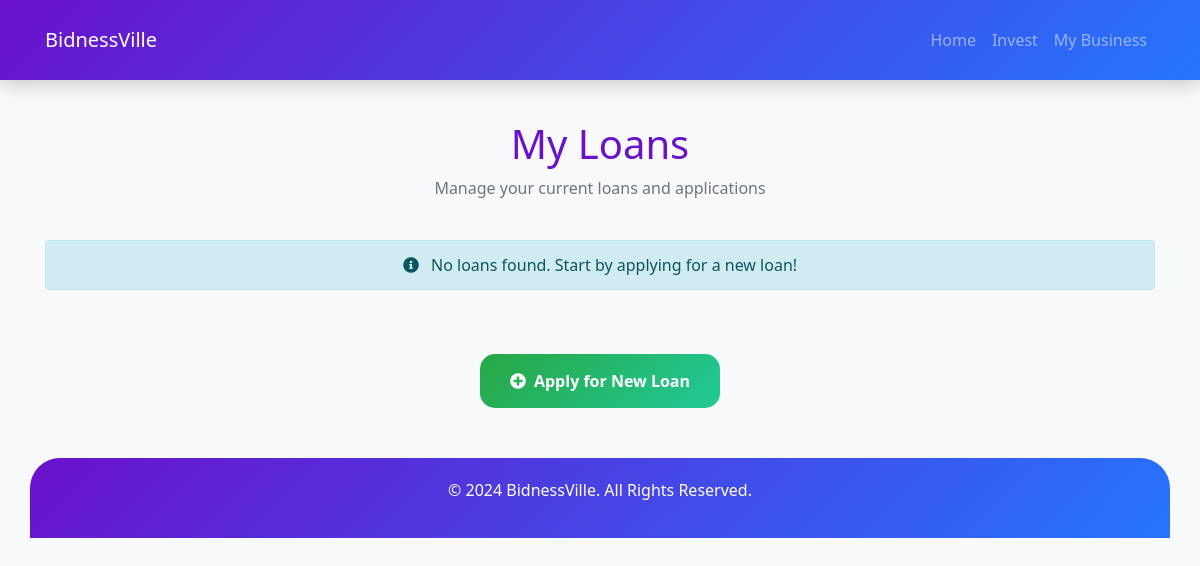
The app's page /business/1/loans/ (signed in), older data.
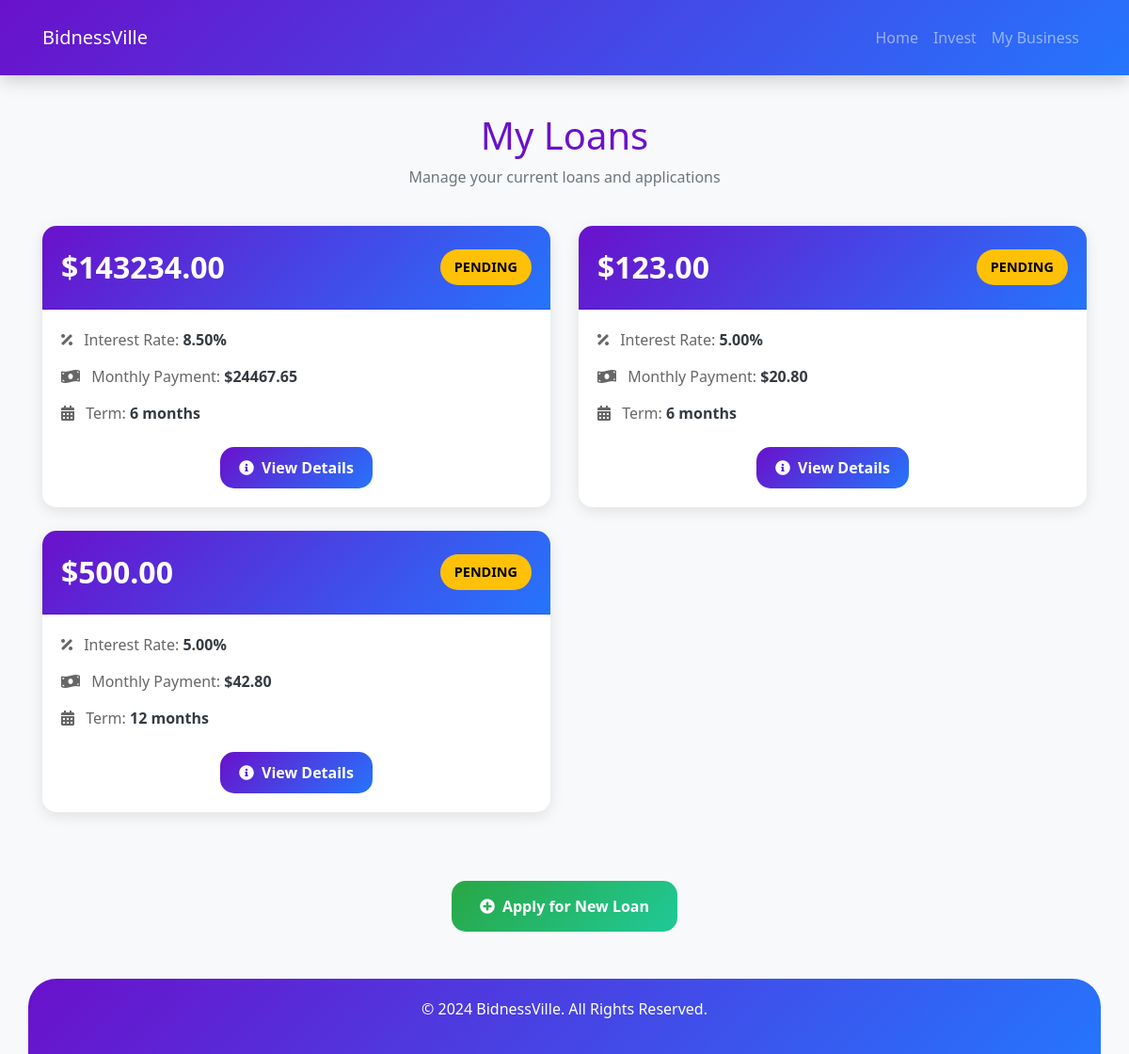
The same page, newer data.
### capitalminded/models.py (models this page shows, shortened)
class MicroLoan(models.Model):
    LOAN_STATUS_CHOICES = [
        ('PENDING', 'Pending'),
        ('APPROVED', 'Approved'),
        ('REJECTED', 'Rejected'),
        ('ACTIVE', 'Active'),
        ('PAID', 'Paid'),
    ]
    business = models.ForeignKey('BusinessRegistration', on_delete=models.CASCADE)
    amount_requested = models.DecimalField(max_digits=10, decimal_places=2)
    interest_rate = models.DecimalField(max_digits=5, decimal_places=2)
    term_months = models.IntegerField()
    purpose = models.TextField()
    status = models.CharField(max_length=20, choices=LOAN_STATUS_CHOICES, default='PENDING')
    application_date = models.DateTimeField(auto_now_add=True)
    approval_date = models.DateTimeField(null=True, blank=True)
    monthly_payment = models.DecimalField(max_digits=10, decimal_places=2, null=True, blank=True)
    start_date = models.DateField(auto_now_add=True)
    end_date = models.DateField(null=True, blank=True)
    next_payment_date = models.DateField(null=True, blank=True)
    total_payments_made = models.DecimalField(max_digits=10, decimal_places=2, default=0)
    remaining_balance = models.DecimalField(max_digits=10, decimal_places=2, null=True, blank=True)
    payment_frequency = models.CharField(max_length=20, choices=[
        ('MONTHLY', 'Monthly'),
        ('BI_WEEKLY', 'Bi-Weekly'),
        ('WEEKLY', 'Weekly')
    ], default='MONTHLY')
    performance_score = models.IntegerField(default=100)
    principal_paid = models.DecimalField(max_digits=10, decimal_places=2, default=0)
    interest_paid = models.DecimalField(max_digits=10, decimal_places=2, default=0)

### capitalminded/views.py (the view)
# urls.py: path('business/<int:business_id>/loans/', views.my_loans, name='my_loans'),
@login_required
def my_loans(request, business_id):
    business = get_object_or_404(BusinessRegistration, id=business_id)
    loans = MicroLoan.objects.filter(business=business)
    return render(request, 'my_loans.html', {'loans': loans, 'business': business})

### templates/my_loans.html (shortened to what this page needs)
{% load static %}
<!DOCTYPE html>
<html lang="en">
<head>
    <link href="https://stackpath.bootstrapcdn.com/bootstrap/4.5.2/css/bootstrap.min.css" rel="stylesheet">
    <link href="https://cdnjs.cloudflare.com/ajax/libs/font-awesome/5.15.4/css/all.min.css" rel="stylesheet">
</head>
<body>
    <nav class="navbar navbar-expand-lg navbar-dark">
        <div class="container">
            <a class="navbar-brand" href="#">BidnessVille</a>
            <div class="collapse navbar-collapse" id="navbarNav">
                <ul class="navbar-nav ml-auto">
                    <li class="nav-item">
                        <a class="nav-link" href="{% url 'dashboard' %}">Home</a>
                    </li>
                    <li class="nav-item">
                        <a class="nav-link" href="#">Invest</a>
                    </li>
                    <li class="nav-item">
                        <a class="nav-link" href="#">My Business</a>
                    </li>
                </ul>
            </div>
        </div>
    </nav>
    <div class="container">
        <div class="page-header">
            <h1>My Loans</h1>
            <p class="text-muted">Manage your current loans and applications</p>
        </div>
        <div class="row">
            {% for loan in loans %}
            <div class="col-md-6">
                <div class="card loan-card">
                    <div class="card-header">
                        <div class="d-flex justify-content-between align-items-center">
                            <div class="loan-amount">${{ loan.amount_requested }}</div>
                            <span class="status-badge status-{{ loan.status|lower }}">{{ loan.status }}</span>
                        </div>
                    </div>
                    <div class="card-body loan-details">
                        <div class="detail-item">
                            <i class="fas fa-percentage mr-2"></i>
                            Interest Rate: <span class="detail-value">{{ loan.interest_rate }}%</span>
                        </div>
                        <div class="detail-item">
                            <i class="fas fa-money-bill-wave mr-2"></i>
                            Monthly Payment: <span class="detail-value">${{ loan.monthly_payment }}</span>
                        </div>
                        <div class="detail-item">
                            <i class="fas fa-calendar-alt mr-2"></i>
                            Term: <span class="detail-value">{{ loan.term_months }} months</span>
                        </div>
                        <div class="text-center mt-4">
                            <a href="{% url 'loan_status' loan.id %}" class="btn btn-custom">
                                <i class="fas fa-info-circle mr-2"></i>View Details
                            </a>
                        </div>
                    </div>
                </div>
            </div>
            {% empty %}
            <div class="col-12 text-center">
                <div class="alert alert-info">
                    <i class="fas fa-info-circle mr-2"></i>
                    No loans found. Start by applying for a new loan!
                </div>
            </div>
            {% endfor %}
        </div>
        <div class="text-center mt-5">
            <a href="{% url 'apply_loan' business.id %}" class=" btn btn-apply">
                <i class="fas fa-plus-circle mr-2"></i>Apply for New Loan
            </a>
        </div>
    </div>
    <footer class="container">
        <p>&copy; 2024 BidnessVille. All Rights Reserved.</p>
    </footer>
</body>
</html>

### templates/my_loans.html (style rules this page uses)
body { background-color: #f8f9fa; color: #343a40; font-family: 'Segoe UI', Tahoma, Geneva, Verdana, sans-serif; }
.navbar { background: linear-gradient(135deg, #6a11cb, #2575fc); padding: 20px 0; box-shadow: 0 4px 20px rgba(0, 0, 0, 0.2); }
.page-header { text-align: center; margin: 40px 0; color: #6a11cb; }
.loan-card { border: none; border-radius: 15px; transition: transform 0.3s, box-shadow 0.3s; background: white; margin-bottom: 25px; box-shadow: 0 4px 15px rgba(0, 0, 0, 0.1); }
.loan-card .card-header { background: linear-gradient(135deg, #6a11cb, #2575fc); color: white; border-radius: 15px 15px 0 0; padding: 20px; }
.loan-amount { font-size: 2rem; font-weight: bold; color: white; }
.status-badge { padding: 8px 15px; border-radius: 20px; font-weight: bold; font-size: 0.9rem; }
.status-pending { background-color: #ffc107; color: #000; }
.btn-custom { background: linear-gradient(135deg, #6a11cb, #2575fc); color: white; border: none; padding: 10px 20px; border-radius: 15px; font-weight: bold; transition: all 0.3s; }
.btn-apply { background: linear-gradient(135deg, #28a745, #20c997); color: white; border: none; padding: 15px 30px; border-radius: 15px; font-weight: bold; transition: all 0.3s; }
.loan-details { padding: 20px; }
.detail-item { margin-bottom: 15px; color: #666; }
.detail-value { font-weight: bold; color: #343a40; }
footer { background: linear-gradient(135deg, #6a11cb, #2575fc); color: white; text-align: center; padding: 20px; margin-top: 50px; border-radius: 30px 30px 0 0; }

Row changes from the older to the newer data that the page shows:
added MicroLoan: amount_requested "143234.00", status "PENDING", interest_rate "8.50", monthly_payment "24467.65", term_months "6"
added MicroLoan: amount_requested "123.00", status "PENDING", interest_rate "5.00", monthly_payment "20.80", term_months "6"
added MicroLoan: amount_requested "500.00", status "PENDING", interest_rate "5.00", monthly_payment "42.80", term_months "12"
Text that changed along with them:
text no longer shown: "No loans found. Start by applying for a new loan!"
